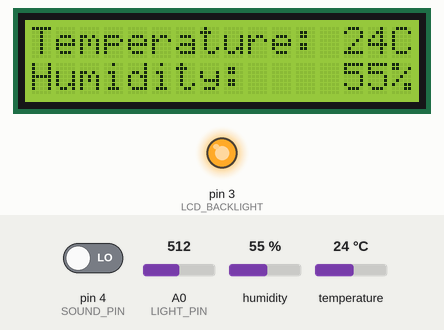
Bench run of a sketch on a simulated Arduino Uno, built with avr-gcc and run on an emulated ATmega328P. On the bench: 16×2 character LCD, output pins drawn as LEDs (lit = HIGH). The inputs (shaded band) are chosen by the test bench; at power-on: humidity 55 %, temperature 24 °C, A0 (LIGHT_PIN) = 512, pin 4 (SOUND_PIN) LOW.

Above: at 10.7 s.
10.8 s: humidity set to 22 %
At 16.1 s:
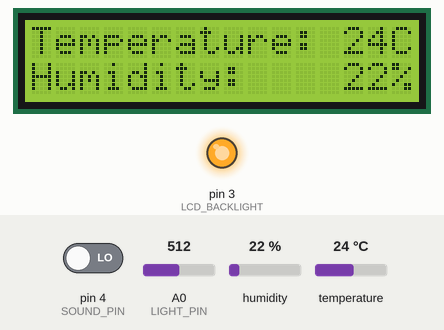
21.0 s: temperature set to 12 °C
At 25.7 s:
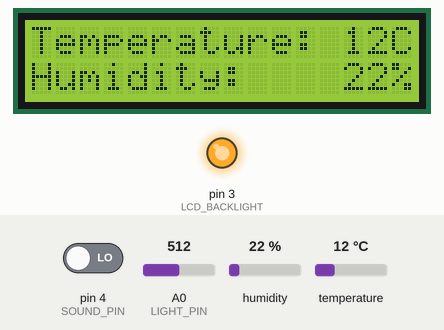
31.2 s: A0 (LIGHT_PIN) set to 493
At 35.6 s:
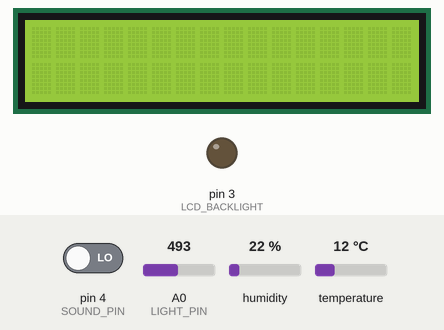
36.7 s: pin 4 (SOUND_PIN) driven HIGH
At 38.0 s:
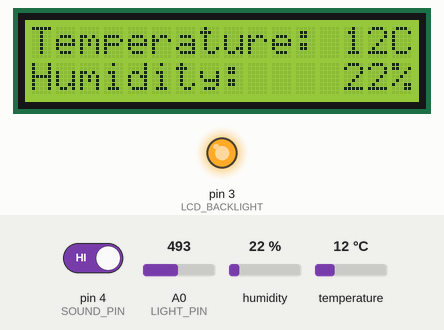
46.9 s: humidity set to 40 %
At 52.5 s:
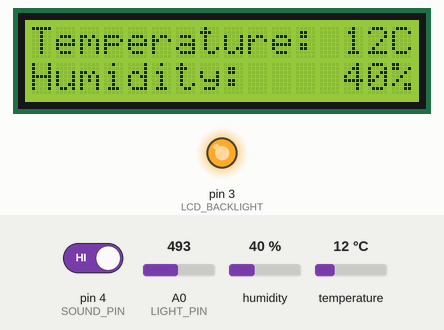
57.1 s: temperature set to 19 °C
At 62.2 s:
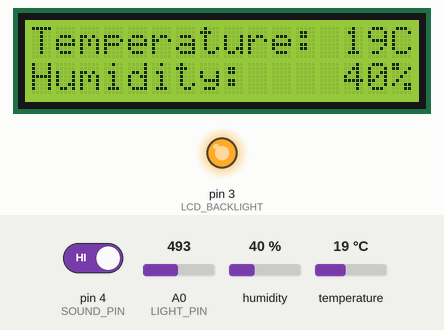
Timing chart, 0 to 63.7 s (numbered marks = the images above; inputs shaded):
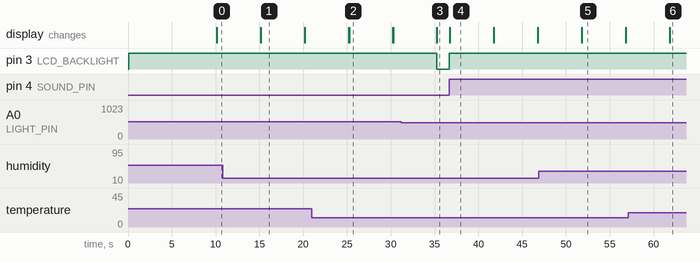

Measured:
- the behaviour switches between 503 and 502 on A0 (LIGHT_PIN) (found by bisection; images 2 and 3)
- after the input at 10.8 s, the display: first differs from a run without the input after 4.4 s (image 1)
- after the input at 21.0 s, the display: first differs from a run without the input after 4.2 s (image 2)
- after the input at 31.2 s, pin 3 (LCD_BACKLIGHT): HIGH → LOW after 4.1 s
- after the input at 36.7 s, pin 3 (LCD_BACKLIGHT): LOW → HIGH at once; the display: changes at once (image 4)
- after the input at 46.9 s, the display: first differs from a run without the input after 4.9 s (image 5)
- after the input at 57.1 s, the display: first differs from a run without the input after 4.8 s (image 6)

The sketch:

thermometer.ino
```cpp
#include <dht.h>
#include <LiquidCrystal.h>

#define DHT_PIN 12
#define SOUND_PIN 4
#define LCD_BACKLIGHT 3
#define LIGHT_PIN A0
#define DISPLAY_MS 5000

const int rs = 6, en = 7, d4 = 8, d5 = 9, d6 = 10, d7 = 11;
int LIGHT_ANALOG_THRESHOLD;

dht DHT;
LiquidCrystal lcd(rs, en, d4, d5, d6, d7);

void setup()
{
  pinMode(SOUND_PIN, INPUT);
  pinMode(LCD_BACKLIGHT, OUTPUT);
  lcd.begin(16, 2);
  LIGHT_ANALOG_THRESHOLD = analogRead(LIGHT_PIN)-10;
  display();
}

void loop()
{
  if (digitalRead(SOUND_PIN) != 0 || analogRead(LIGHT_PIN) > LIGHT_ANALOG_THRESHOLD)
  {
    display();
  }
}

void display()
{
  digitalWrite(LCD_BACKLIGHT, HIGH);
  lcd.display();
  int dhtData = DHT.
  read11(DHT_PIN);
  float temp = DHT.temperature;
  float hum = DHT.humidity;
  lcd.setCursor(0, 0);
  lcd.print("Temperature: ");
  lcd.print((int)temp);
  lcd.print("C");
  lcd.setCursor(0, 1);
  lcd.print("Humidity:    ");
  lcd.print((int)hum);
  lcd.print("%");
  delay(DISPLAY_MS);
  lcd.noDisplay();
  digitalWrite(LCD_BACKLIGHT, LOW);
}
```
